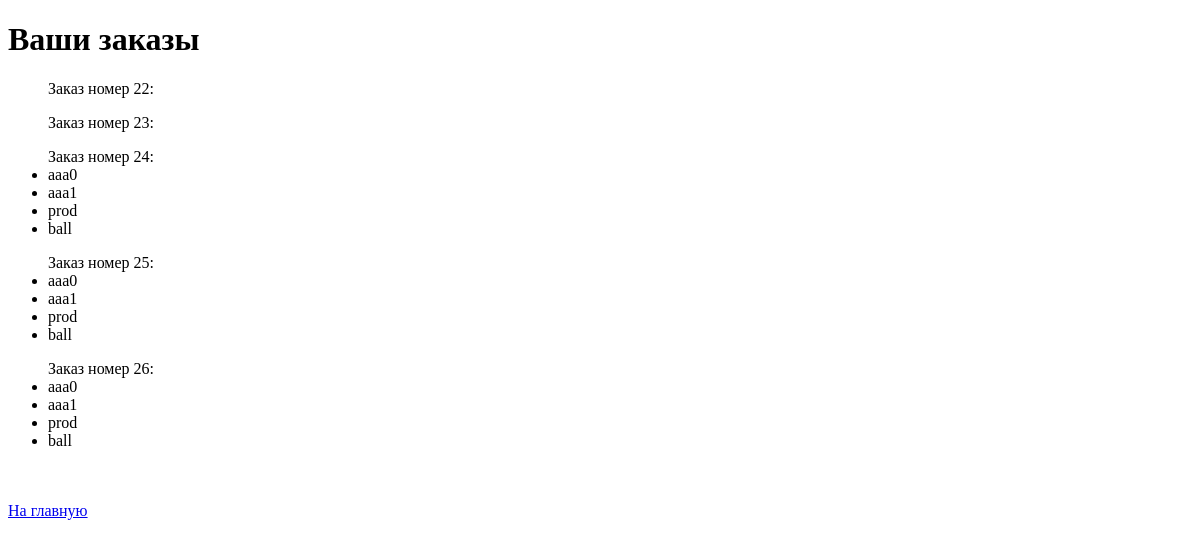
/shop/client_order/2, run on an earlier commit of the app's database.
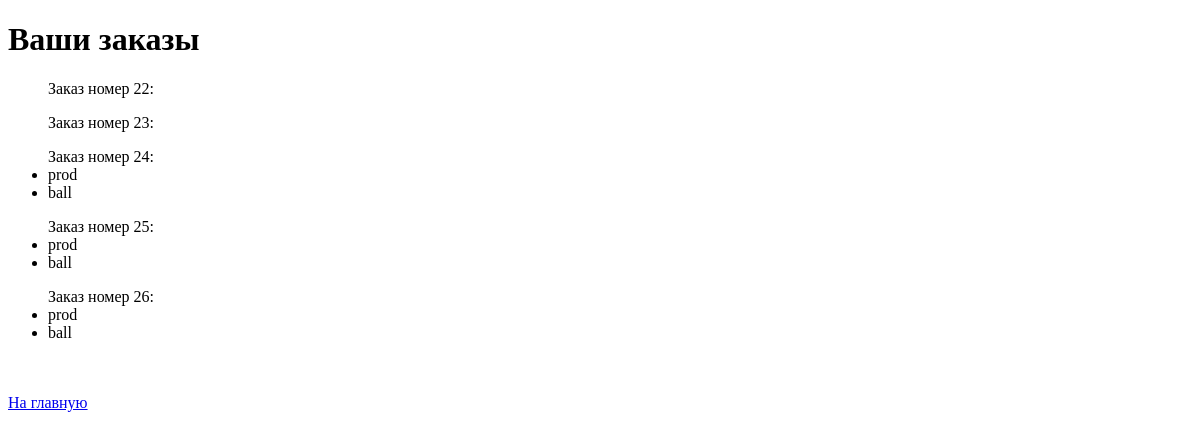
And on a later commit of the database.
### shopapp/models.py (models this page shows, shortened)
class Order(models.Model):
    customer = models.ForeignKey(Client, on_delete=models.CASCADE)
    products = models.ManyToManyField(Product)
    date_ordered = models.DateTimeField(auto_now_add=True)
    total_price = models.DecimalField(max_digits=8, decimal_places=2, null=True)

class Product(models.Model):
    name = models.CharField(max_length=100)
    description = models.TextField()
    price = models.DecimalField(max_digits=8, decimal_places=2, null=True)
    quantity = models.IntegerField()
    add_day = models.DateTimeField(auto_now_add=True)
    image = models.ImageField()

### shopapp/views.py (the view)
# urls.py: path('client_order/<int:client_id>', client_order, name='cl_order'),
def client_order(request, client_id):
    name = Client.objects.filter(pk=client_id).first()
    orders = name.order_set.all()
    context = {'name': name, 'orders': orders}
    return render(request, 'shopapp/cl_order.html', context)

### shopapp/templates/shopapp/cl_order.html (shortened to what this page needs)
{% extends 'shopapp/base.html' %}
{% block content%}
    <h1>Ваши заказы</h1>
    {% for order in orders %}
    <ul> Заказ номер {{order.id}}:
        {% for product in order.products.all %}
        <li>{{product.name}}</li>
        {%endfor%}
    </ul>
    {%endfor%}
    <br>
    <br><a href='/shop'>На главную</a>
{% endblock%}

### shopapp/templates/shopapp/base.html (shortened to what this page needs)
<!DOCTYPE html>
<html lang="en">
<head>
</head>
<body>
    {% block content %}{% endblock %}
</body>
</html>

What changed in the data, as far as the page shows it:
removed Product: name "aaa0"
removed Product: name "aaa1"
